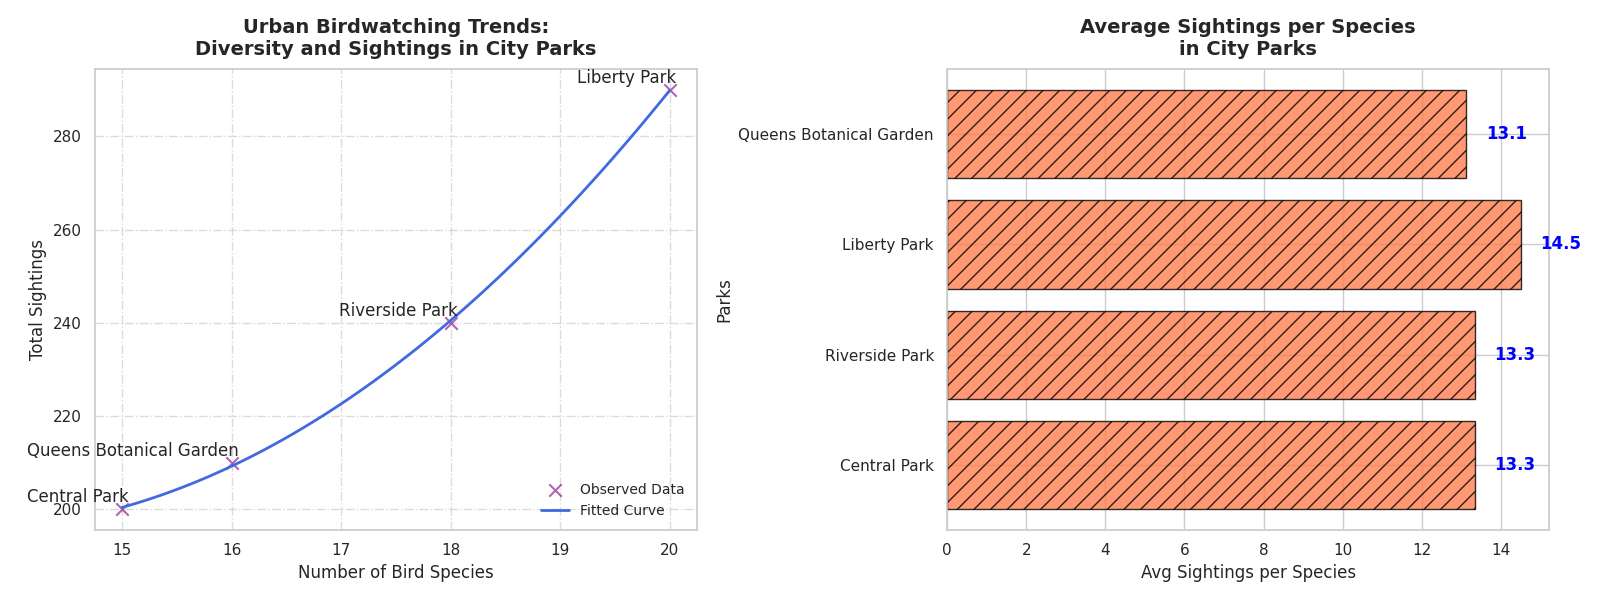

The script that drew this image:
import matplotlib.pyplot as plt
import numpy as np
from scipy.optimize import curve_fit

parks = ["Central Park", "Riverside Park", "Liberty Park", "Queens Botanical Garden"]
species_count = np.array([15, 18, 20, 16])
sightings = np.array([200, 240, 290, 210])

def quadratic_model(x, a, b, c):
    return a * x**2 + b * x + c

params, covariance = curve_fit(quadratic_model, species_count, sightings)
species_fit = np.linspace(min(species_count), max(species_count), 100)
sightings_fit = quadratic_model(species_fit, *params)
avg_sightings_per_species = sightings / species_count

fig, axes = plt.subplots(1, 2, figsize=(16, 6))

axes[0].scatter(species_count, sightings, color='purple', marker='x', label='Observed Data', s=80, alpha=0.6)
axes[0].plot(species_fit, sightings_fit, color='royalblue', linestyle='-', label='Fitted Curve', linewidth=2)
for i, park in enumerate(parks):
    axes[0].annotate(park, (species_count[i], sightings[i]), textcoords="offset points", xytext=(5, 5), ha='right')
axes[0].set_title("Urban Birdwatching Trends:\nDiversity and Sightings in City Parks", fontsize=14, fontweight='bold', pad=10)
axes[0].set_xlabel("Number of Bird Species", fontsize=12)
axes[0].set_ylabel("Total Sightings", fontsize=12)
axes[0].legend(loc='lower right', fontsize=10, frameon=False)
axes[0].grid(linestyle='-.', alpha=0.7)

axes[1].barh(parks, avg_sightings_per_species, color='coral', alpha=0.8, edgecolor='black', hatch='//')
axes[1].set_title("Average Sightings per Species\nin City Parks", fontsize=14, fontweight='bold', pad=10)
axes[1].set_xlabel("Avg Sightings per Species", fontsize=12)
axes[1].set_ylabel("Parks", fontsize=12)
for i, v in enumerate(avg_sightings_per_species):
    axes[1].text(v + 0.5, i, f"{v:.1f}", color='blue', va='center', fontweight='bold')

plt.tight_layout()
plt.show()
